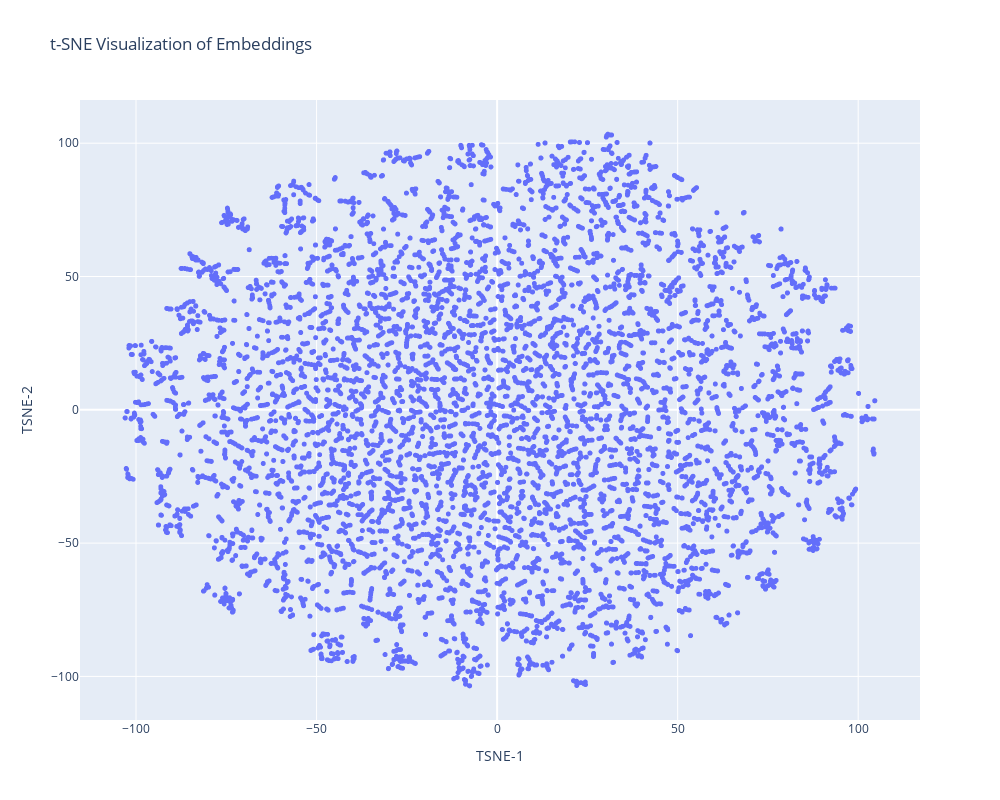

Here is the notebook cell this chart was saved with:
### Code cell
# Build a DataFrame for Plotly
tsne_df = pd.DataFrame({
    'TSNE-1': tsne_embedding[:, 0],
    'TSNE-2': tsne_embedding[:, 1],
    'title': movie_titles 
})

fig = px.scatter(
    tsne_df, 
    x='TSNE-1', 
    y='TSNE-2', 
    title='t-SNE Visualization of Embeddings',
    width=1000, height=800,
    hover_name= 'title'
)

fig.update_traces(textposition='top center', marker=dict(size=5))
fig.update_layout(showlegend=False)
fig.show()

### Figure 1 — Plotly figure (JSON) as saved in the notebook; plotly's stock layout.template omitted (floating-point values rounded to 4 significant figures; data arrays with more than 128 entries replaced by an {"elided": "..."} marker saying what was removed)
{"data": [{"hovertemplate": "<b>%{hovertext}</b><br><br>TSNE-1=%{x}<br>TSNE-2=%{y}<extra></extra>", "hovertext": {"elided": "9724 str values"}, "legendgroup": "", "marker": {"color": "#636efa", "size": 5, "symbol": "circle"}, "mode": "markers", "name": "", "showlegend": false, "textposition": "top center", "type": "scattergl", "x": {"elided": "9724 float values"}, "xaxis": "x", "y": {"elided": "9724 float values"}, "yaxis": "y"}], "layout": {"height": 800, "legend": {"tracegroupgap": 0}, "showlegend": false, "title": {"text": "t-SNE Visualization of Embeddings"}, "width": 1000, "xaxis": {"anchor": "y", "domain": [0, 1], "title": {"text": "TSNE-1"}}, "yaxis": {"anchor": "x", "domain": [0, 1], "title": {"text": "TSNE-2"}}}}
